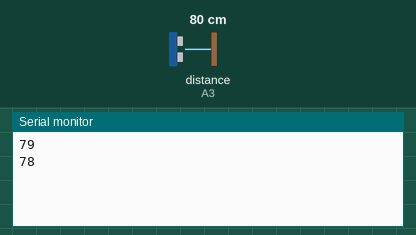
Recording of a sketch running on a simulated Arduino Uno, built with avr-gcc and run on an emulated ATmega328P. Shown: the last lines printed to the serial monitor. Wiring (inferred from the names in the program): ultrasonic range finder: trigger A4; echo A3. The test bench sets the inputs (shaded band); at power-on: distance to the obstacle (sensor on A3) 80 cm. The echo pulse lasts 58.3 µs per cm.

Above: at 2.8 s.
2.9 s: distance to the obstacle (sensor on A3) set to 2 cm
At 3.4 s:
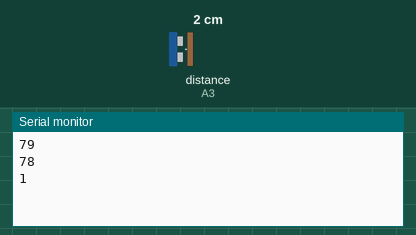
4.4 s: distance to the obstacle (sensor on A3) set to 4 cm
At 5.8 s:
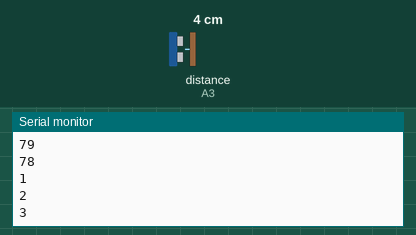
Timing chart, 0 to 7.4 s (numbered marks = the images above; inputs shaded):
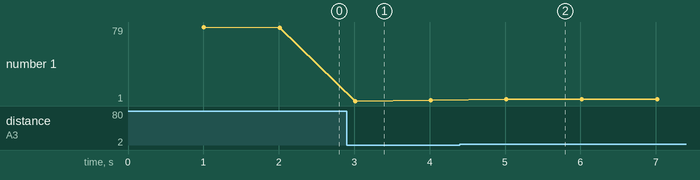

Measured:
- after the input at 2.9 s, the serial monitor: prints a new line after 0.11 s (image 1)
- after the input at 4.4 s, the serial monitor: prints a new line after 0.62 s (image 2)
- plotted number 1: 78 → 2 after the input at 2.9 s, 2 → 3 after the input at 4.4 s

The sketch:

Day-SRF05.ino
```cpp
#define TRIG A4
#define ECHO A3
void setup()
{
 Serial.begin(9600);
  pinMode(TRIG,OUTPUT);
  pinMode(ECHO,INPUT);
  // đo thời gian mức cao ở chân       pulseIn(chan,HIGH)    dơn vị là muycrogiay
}
long tg=0;
void loop()
{
  if(millis()-tg>1000)
  {
  Serial.println(KC());
      tg=millis();
  }

}

uint8_t KC()
{
  long long thoigian;
  digitalWrite(TRIG,1);  // tao xung đẻ bao hieu hoat đọng
  delayMicroseconds(5);
  digitalWrite(TRIG,0);
  thoigian=pulseIn(ECHO,HIGH);
  uint8_t khoangcach=thoigian/(2*29.412);
  return khoangcach;
}
```
